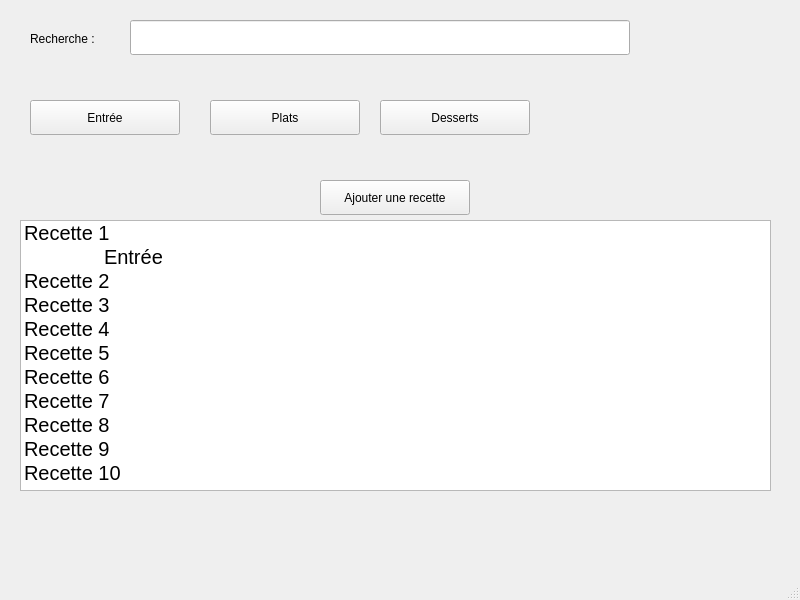
<?xml version="1.0" encoding="UTF-8"?>
<ui version="4.0">
 <class>MainWindow</class>
 <widget class="QMainWindow" name="MainWindow">
  <property name="geometry">
   <rect>
    <x>0</x>
    <y>0</y>
    <width>800</width>
    <height>600</height>
   </rect>
  </property>
  <property name="windowTitle">
   <string>MainWindow</string>
  </property>
  <widget class="QWidget" name="centralwidget">
   <widget class="QPushButton" name="buttonEntreeFolder">
    <property name="geometry">
     <rect>
      <x>30</x>
      <y>100</y>
      <width>150</width>
      <height>35</height>
     </rect>
    </property>
    <property name="minimumSize">
     <size>
      <width>150</width>
      <height>35</height>
     </size>
    </property>
    <property name="text">
     <string>Entrée</string>
    </property>
   </widget>
   <widget class="QPushButton" name="buttonPlatsFolder">
    <property name="geometry">
     <rect>
      <x>210</x>
      <y>100</y>
      <width>150</width>
      <height>35</height>
     </rect>
    </property>
    <property name="minimumSize">
     <size>
      <width>150</width>
      <height>35</height>
     </size>
    </property>
    <property name="text">
     <string>Plats</string>
    </property>
   </widget>
   <widget class="QPushButton" name="buttonDessertsFolder">
    <property name="geometry">
     <rect>
      <x>380</x>
      <y>100</y>
      <width>150</width>
      <height>35</height>
     </rect>
    </property>
    <property name="minimumSize">
     <size>
      <width>150</width>
      <height>35</height>
     </size>
    </property>
    <property name="palette">
     <palette>
      <active>
       <colorrole role="Highlight">
        <brush brushstyle="SolidPattern">
         <color alpha="255">
          <red>98</red>
          <green>160</green>
          <blue>234</blue>
         </color>
        </brush>
       </colorrole>
      </active>
      <inactive>
       <colorrole role="Highlight">
        <brush brushstyle="SolidPattern">
         <color alpha="255">
          <red>48</red>
          <green>140</green>
          <blue>198</blue>
         </color>
        </brush>
       </colorrole>
      </inactive>
      <disabled>
       <colorrole role="Highlight">
        <brush brushstyle="SolidPattern">
         <color alpha="255">
          <red>145</red>
          <green>145</green>
          <blue>145</blue>
         </color>
        </brush>
       </colorrole>
      </disabled>
     </palette>
    </property>
    <property name="text">
     <string>Desserts</string>
    </property>
   </widget>
   <widget class="QPushButton" name="buttonAddRecipe">
    <property name="geometry">
     <rect>
      <x>320</x>
      <y>180</y>
      <width>150</width>
      <height>35</height>
     </rect>
    </property>
    <property name="minimumSize">
     <size>
      <width>150</width>
      <height>35</height>
     </size>
    </property>
    <property name="text">
     <string>Ajouter une recette</string>
    </property>
   </widget>
   <widget class="QLineEdit" name="recherche">
    <property name="geometry">
     <rect>
      <x>130</x>
      <y>20</y>
      <width>500</width>
      <height>35</height>
     </rect>
    </property>
    <property name="minimumSize">
     <size>
      <width>500</width>
      <height>35</height>
     </size>
    </property>
   </widget>
   <widget class="QLabel" name="labelRech">
    <property name="geometry">
     <rect>
      <x>30</x>
      <y>30</y>
      <width>100</width>
      <height>17</height>
     </rect>
    </property>
    <property name="minimumSize">
     <size>
      <width>100</width>
      <height>0</height>
     </size>
    </property>
    <property name="text">
     <string>Recherche :</string>
    </property>
   </widget>
   <widget class="QListWidget" name="listWidget">
    <property name="geometry">
     <rect>
      <x>20</x>
      <y>220</y>
      <width>751</width>
      <height>271</height>
     </rect>
    </property>
    <item>
     <property name="text">
      <string>Recette 1 
	Entrée</string>
     </property>
     <property name="font">
      <font>
       <pointsize>15</pointsize>
       <bold>false</bold>
      </font>
     </property>
    </item>
    <item>
     <property name="text">
      <string>Recette 2</string>
     </property>
     <property name="font">
      <font>
       <pointsize>15</pointsize>
       <bold>false</bold>
      </font>
     </property>
    </item>
    <item>
     <property name="text">
      <string>Recette 3</string>
     </property>
     <property name="font">
      <font>
       <pointsize>15</pointsize>
       <bold>false</bold>
      </font>
     </property>
    </item>
    <item>
     <property name="text">
      <string>Recette 4</string>
     </property>
     <property name="font">
      <font>
       <pointsize>15</pointsize>
       <bold>false</bold>
      </font>
     </property>
    </item>
    <item>
     <property name="text">
      <string>Recette 5</string>
     </property>
     <property name="font">
      <font>
       <pointsize>15</pointsize>
       <bold>false</bold>
      </font>
     </property>
    </item>
    <item>
     <property name="text">
      <string>Recette 6</string>
     </property>
     <property name="font">
      <font>
       <pointsize>15</pointsize>
       <bold>false</bold>
      </font>
     </property>
    </item>
    <item>
     <property name="text">
      <string>Recette 7</string>
     </property>
     <property name="font">
      <font>
       <pointsize>15</pointsize>
       <bold>false</bold>
      </font>
     </property>
    </item>
    <item>
     <property name="text">
      <string>Recette 8</string>
     </property>
     <property name="font">
      <font>
       <pointsize>15</pointsize>
       <bold>false</bold>
      </font>
     </property>
    </item>
    <item>
     <property name="text">
      <string>Recette 9</string>
     </property>
     <property name="font">
      <font>
       <pointsize>15</pointsize>
       <bold>false</bold>
      </font>
     </property>
    </item>
    <item>
     <property name="text">
      <string>Recette 10</string>
     </property>
     <property name="font">
      <font>
       <pointsize>15</pointsize>
       <bold>false</bold>
      </font>
     </property>
    </item>
   </widget>
  </widget>
  <widget class="QMenuBar" name="menubar">
   <property name="geometry">
    <rect>
     <x>0</x>
     <y>0</y>
     <width>800</width>
     <height>22</height>
    </rect>
   </property>
  </widget>
  <widget class="QStatusBar" name="statusbar"/>
 </widget>
 <resources/>
 <connections/>
</ui>
